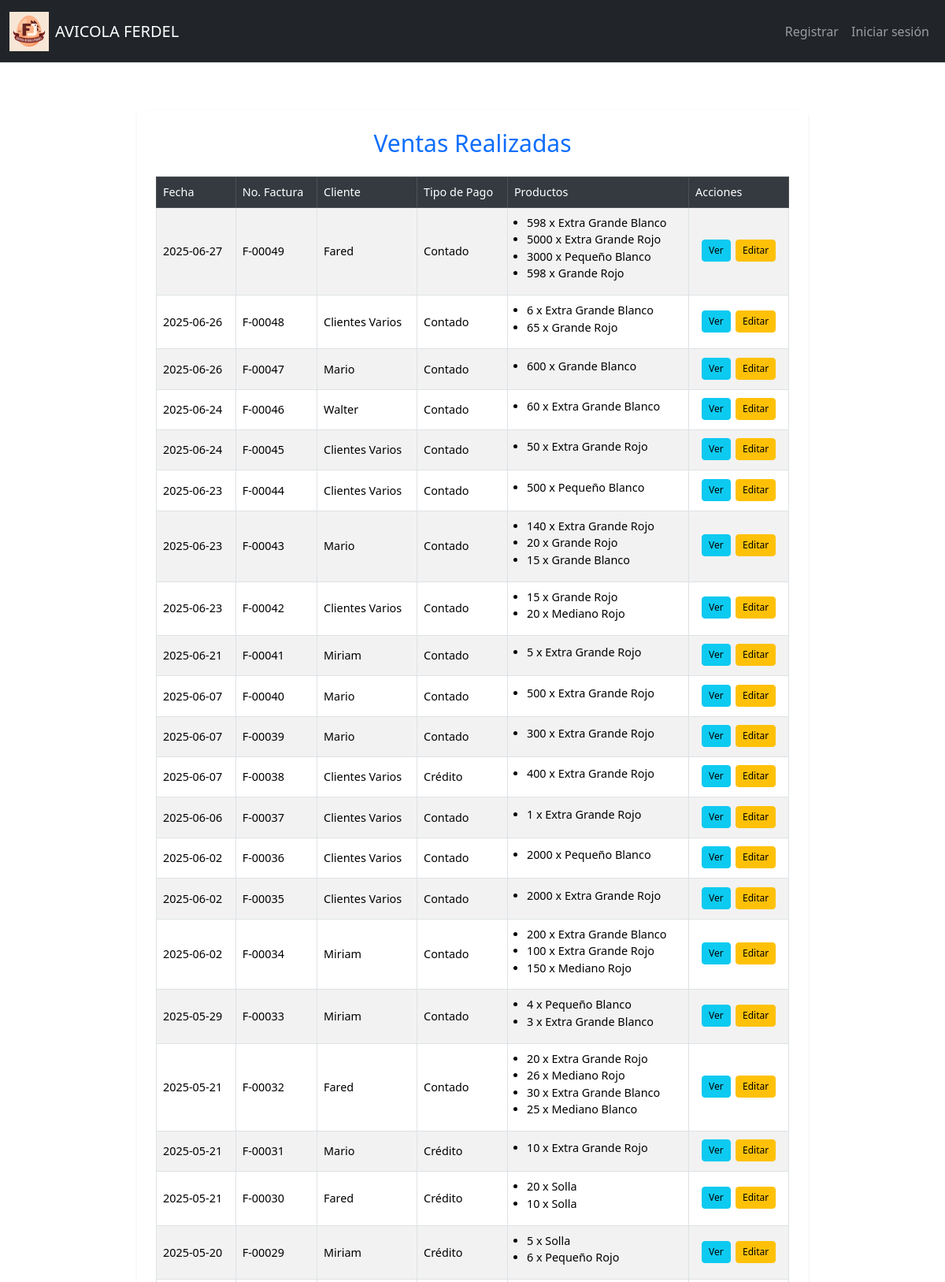
Screenshot of /gestionar_ventas (upper part) with the database file from the repository.
### tables this page shows
CREATE TABLE Facturacion (
    ID_Factura INTEGER PRIMARY KEY AUTOINCREMENT,
    Fecha DATE NOT NULL,
    IDCliente INTEGER NOT NULL,
    Credito_Contado INTEGER,
    Observacion TEXT,
    ID_Empresa INTEGER NOT NULL,
    FOREIGN KEY (IDCliente) REFERENCES Clientes(ID_Cliente),
    FOREIGN KEY (ID_Empresa) REFERENCES Empresa(ID_Empresa)
);

CREATE TABLE Clientes (
    ID_Cliente INTEGER PRIMARY KEY AUTOINCREMENT,
    Nombre TEXT NOT NULL,
    Telefono TEXT,
    Direccion TEXT,
    RUC_CEDULA TEXT
);

### app.py (the view)
@app.route("/gestionar_ventas", methods=["GET"])
def gestionar_ventas():
    try:
        ventas = db.execute("""
            SELECT f.ID_Factura, f.Fecha, c.Nombre AS Cliente, f.Credito_Contado, f.Observacion
            FROM Facturacion f
            JOIN Clientes c ON c.ID_Cliente = f.IDCliente
            ORDER BY f.ID_Factura DESC
        """)
        detalles = db.execute("""
            SELECT df.ID_Factura, p.Descripcion, df.Cantidad
            FROM Detalle_Facturacion df
            JOIN Productos p ON df.ID_Producto = p.ID_Producto
        """)
        productos_por_venta = {}
        for d in detalles:
            productos_por_venta.setdefault(d["ID_Factura"], []).append(
                f"{d['Cantidad']} x {d['Descripcion']}"
            )
        for venta in ventas:
            venta["Productos"] = productos_por_venta.get(venta["ID_Factura"], [])
            venta["NumeroFactura"] = f"F-{venta['ID_Factura']:05d}"  # ← Formato del número de factura
        return render_template("gestionar_ventas.html", ventas=ventas)
    except Exception as e:
        flash(f"❌ Error al cargar las ventas: {e}", "danger")
        return redirect(url_for("ventas"))

### app.py (called while the page is built)
@app.after_request
def after_request(response):
    response.headers["Cache-Control"] = "no-cache, no-store, must-revalidate"
    response.headers["Expires"] = 0
    response.headers["Pragma"] = "no-cache"
    return response

### Templates/gestionar_ventas.html (shortened to what this page needs)
{% extends "layout.html" %}
{% block main %}
<div class="container mt-4">
    <div class="card shadow-sm">
        <div class="card-body">
            <h2 class="text-center text-primary mb-4">Ventas Realizadas</h2>
            <div class="table-responsive">
                <table class="table table-bordered table-striped align-middle">
                    <thead class="table-dark">
                        <tr>
                            <th data-label="Fecha">Fecha</th>
                            <th data-label="Factura">No. Factura</th>
                            <th data-label="Cliente">Cliente</th>
                            <th data-label="Pago">Tipo de Pago</th>
                            <th data-label="Productos">Productos</th>
                            <th data-label="Acciones">Acciones</th>
                        </tr>
                    </thead>
                    <tbody>
                        {% for venta in ventas %}
                        <tr>
                            <td data-label="Fecha">{{ venta.Fecha }}</td>
                            <td data-label="Factura">{{ venta.NumeroFactura }}</td>
                            <td data-label="Cliente">{{ venta.Cliente }}</td>
                            <td data-label="Pago">{{ 'Crédito' if venta.Credito_Contado == 1 else 'Contado' }}</td>
                            <td data-label="Productos">
                                <ul class="mb-2 ps-3">
                                    {% for producto in venta.Productos %}
                                    <li>{{ producto }}</li>
                                    {% endfor %}
                                </ul>
                            </td>
                            <td data-label="Acciones">
                                <div class="d-flex flex-wrap justify-content-center">
                                    <a href="/ventas/{{ venta.ID_Movimiento }}"
                                        class="btn btn-sm btn-info me-1 mb-1">Ver</a>
                                    <a href="/editar_venta/{{ venta.ID_Factura }}"
                                        class="btn btn-sm btn-warning mb-1 {% if venta.Credito_Contado == 1 and venta.tiene_pagos %}disabled{% endif %}"
                                        >
                                        Editar
                                    </a>
                                </div>
                            </td>
                        </tr>
                        {% endfor %}
                    </tbody>
                </table>
            </div>
        </div>
    </div>
</div>
{% endblock %}

### static/styles.css (style rules this page uses)
:root { --navbar-height-lg: 80px; --navbar-height-sm: 100px; --mobile-breakpoint: 576px; --tablet-breakpoint: 768px; --desktop-breakpoint: 992px; --navbar-bg: #212529; --dropdown-bg: rgba(52, 58, 64, 0.95); }
body { min-height: 100vh; display: flex; flex-direction: column; font-size: 1rem; }

### Templates/layout.html (style rules this page uses)
:root { --navbar-height: 56px; }
body { padding-top: calc(var(--navbar-height) + 20px); min-height: 100vh; display: flex; flex-direction: column; }

### Templates/gestionar_ventas.html (style rules this page uses)
:root { --card-max-width: 900px; --card-padding-lg: 1.5rem; --card-padding-md: 1rem; --card-padding-sm: 0.75rem; --navbar-height-lg: 80px; --navbar-height-sm: 100px; --content-top-margin: 1rem; }
.container.mt-4 { max-width: var(--card-max-width); margin: var(--content-top-margin) auto; padding: var(--card-padding-lg); margin-top: calc(var(--navbar-height-lg) + var(--content-top-margin)); }
.card { border-radius: 0.5rem; box-shadow: 0 0.125rem 0.25rem rgba(0, 0, 0, 0.075); border: none; }
.card-body { padding: var(--card-padding-lg); }
h2 { font-size: clamp(1.5rem, 2.5vw, 2rem); margin-bottom: 1.5rem; }
.table { margin-bottom: 0; width: 100%; font-size: clamp(0.85rem, 1.2vw, 1rem); }
.table thead th { background-color: #343a40; color: white; font-weight: 500; position: sticky; top: 0; z-index: 10; }
.btn-sm { padding: 0.25rem 0.5rem; font-size: clamp(0.75rem, 1vw, 0.85rem); margin: 0.15rem; white-space: nowrap; }

### rows the page displays
Facturacion: Fecha "2025-06-27", NumeroFactura "F-00049", Cliente "Fared", Credito_Contado "Contado", Productos "598 x Extra Grande Blanco" "5000 x Extra Grande Rojo" "3000 x Pequeño Blanco" "598 x Grande Rojo"
Facturacion: Fecha "2025-06-26", NumeroFactura "F-00048", Cliente "Clientes Varios", Credito_Contado "Contado", Productos "6 x Extra Grande Blanco" "65 x Grande Rojo"
Facturacion: Fecha "2025-06-26", NumeroFactura "F-00047", Cliente "Mario", Credito_Contado "Contado", Productos "600 x Grande Blanco"
Facturacion: Fecha "2025-06-24", NumeroFactura "F-00046", Cliente "Walter", Credito_Contado "Contado", Productos "60 x Extra Grande Blanco"
Facturacion: Fecha "2025-06-24", NumeroFactura "F-00045", Cliente "Clientes Varios", Credito_Contado "Contado", Productos "50 x Extra Grande Rojo"
Facturacion: Fecha "2025-06-23", NumeroFactura "F-00044", Cliente "Clientes Varios", Credito_Contado "Contado", Productos "500 x Pequeño Blanco"
Facturacion: Fecha "2025-06-23", NumeroFactura "F-00043", Cliente "Mario", Credito_Contado "Contado", Productos "140 x Extra Grande Rojo" "20 x Grande Rojo" "15 x Grande Blanco"
Facturacion: Fecha "2025-06-23", NumeroFactura "F-00042", Cliente "Clientes Varios", Credito_Contado "Contado", Productos "15 x Grande Rojo" "20 x Mediano Rojo"
Facturacion: Fecha "2025-06-21", NumeroFactura "F-00041", Cliente "Miriam", Credito_Contado "Contado", Productos "5 x Extra Grande Rojo"
Facturacion: Fecha "2025-06-07", NumeroFactura "F-00040", Cliente "Mario", Credito_Contado "Contado", Productos "500 x Extra Grande Rojo"
Facturacion: Fecha "2025-06-07", NumeroFactura "F-00039", Cliente "Mario", Credito_Contado "Contado", Productos "300 x Extra Grande Rojo"
Facturacion: Fecha "2025-06-07", NumeroFactura "F-00038", Cliente "Clientes Varios", Credito_Contado "Crédito", Productos "400 x Extra Grande Rojo"
Facturacion: Fecha "2025-06-06", NumeroFactura "F-00037", Cliente "Clientes Varios", Credito_Contado "Contado", Productos "1 x Extra Grande Rojo"
Facturacion: Fecha "2025-06-02", NumeroFactura "F-00036", Cliente "Clientes Varios", Credito_Contado "Contado", Productos "2000 x Pequeño Blanco"
Facturacion: Fecha "2025-06-02", NumeroFactura "F-00035", Cliente "Clientes Varios", Credito_Contado "Contado", Productos "2000 x Extra Grande Rojo"
Facturacion: Fecha "2025-06-02", NumeroFactura "F-00034", Cliente "Miriam", Credito_Contado "Contado", Productos "200 x Extra Grande Blanco" "100 x Extra Grande Rojo" "150 x Mediano Rojo"
Facturacion: Fecha "2025-05-29", NumeroFactura "F-00033", Cliente "Miriam", Credito_Contado "Contado", Productos "4 x Pequeño Blanco" "3 x Extra Grande Blanco"
Facturacion: Fecha "2025-05-21", NumeroFactura "F-00032", Cliente "Fared", Credito_Contado "Contado", Productos "20 x Extra Grande Rojo" "26 x Mediano Rojo" "30 x Extra Grande Blanco" "25 x Mediano Blanco"
Facturacion: Fecha "2025-05-21", NumeroFactura "F-00031", Cliente "Mario", Credito_Contado "Crédito", Productos "10 x Extra Grande Rojo"
Facturacion: Fecha "2025-05-21", NumeroFactura "F-00030", Cliente "Fared", Credito_Contado "Crédito", Productos "20 x Solla" "10 x Solla"
Facturacion: Fecha "2025-05-20", NumeroFactura "F-00029", Cliente "Miriam", Credito_Contado "Crédito", Productos "5 x Solla" "6 x Pequeño Rojo"
